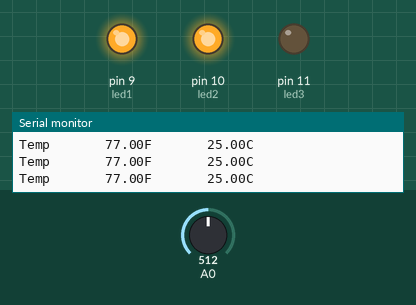
A sketch run on a simulated Arduino Uno, built with avr-gcc and run on an emulated ATmega328P. On the bench: output pins drawn as LEDs (lit = HIGH), the last lines printed to the serial monitor. Inputs (shaded band) come from the test bench; at power-on: A0 = 512.

Above: at 1.3 s.
1.4 s: A0 set to 535
At 2.3 s:
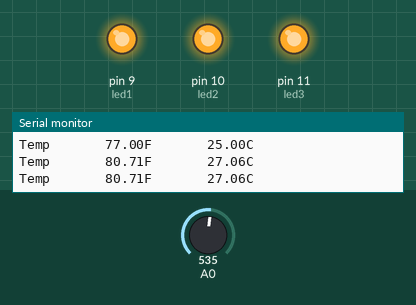
3.0 s: A0 set to 306
At 3.6 s:
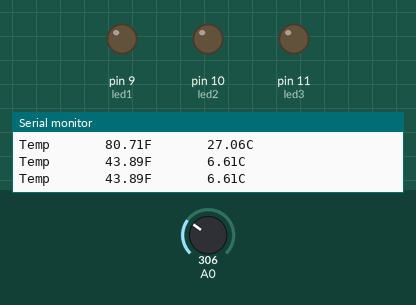
4.5 s: A0 set to 469
6.0 s: A0 set to 479
At 7.2 s:
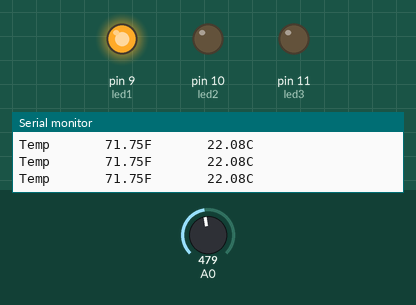
7.5 s: A0 set to 511
At 8.7 s:
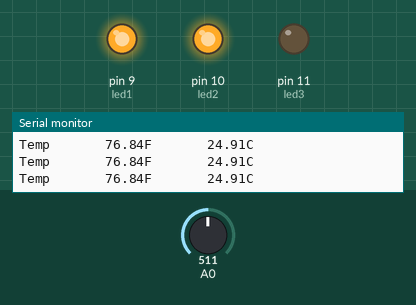
Timing chart, 0 to 10.0 s (numbered marks = the images above; inputs shaded):
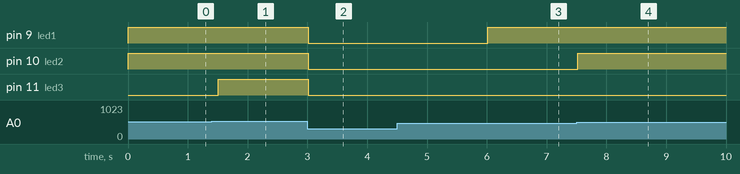

Measured:
- the behaviour switches between 523 and 524 on A0 (found by bisection; images 0 and 1)
- the behaviour switches between 478 and 479 on A0 (found by bisection; images 2 and 3)
- after the input at 1.4 s, pin 11 (led3): LOW → HIGH after 0.11 s
- after the input at 3.0 s, pin 9 (led1), pin 10 (led2), pin 11 (led3): HIGH → LOW at once
- after the input at 6.0 s, pin 9 (led1): LOW → HIGH at once
- after the input at 7.5 s, pin 10 (led2): LOW → HIGH at once

The sketch:

Temperature.ino
```cpp
int tempPin = 0;
int led1 = 9; // Assign LED pins
int led2 = 10;
int led3 = 11;

void setup()
{
  Serial.begin(9600);
  pinMode(led1, OUTPUT); // Set LED pins as output
  pinMode(led2, OUTPUT);
  pinMode(led3, OUTPUT);
}

void loop()
{
  double tempK = getTempInKelvin(tempPin);
  float tempC = tempK - 273.15;            // Convert Kelvin to Celsius
  float tempF = (tempC * 9.0) / 5.0 + 32.0; // Convert Celsius to Fahrenheit

  // Display Temperature
  Serial.print("Temp       ");
  Serial.print(tempF);
  Serial.print("F       ");
  Serial.print(tempC);
  Serial.println("C");

  // Control LEDs based on temperature
  if (tempC < 20) {
    // No LEDs
    digitalWrite(led1, LOW);
    digitalWrite(led2, LOW);
    digitalWrite(led3, LOW);
  } else if (tempC >= 22 && tempC <= 23) {
    // 1 LED
    digitalWrite(led1, HIGH);
    digitalWrite(led2, LOW);
    digitalWrite(led3, LOW);
  } else if (tempC >= 24 && tempC <= 25) {
    // 2 LEDs
    digitalWrite(led1, HIGH);
    digitalWrite(led2, HIGH);
    digitalWrite(led3, LOW);
  } else if (tempC >= 26) {
    // 3 LEDs
    digitalWrite(led1, HIGH);
    digitalWrite(led2, HIGH);
    digitalWrite(led3, HIGH);
  }

  delay(500);
}

double getTempInKelvin(int pin)
{
  int tempReading = analogRead(pin);
  double tempK = log(10000.0 * ((1024.0 / tempReading - 1)));
  tempK = 1 / (0.001129148 + (0.000234125 + (0.0000000876741 * tempK * tempK )) * tempK );       //  Temp Kelvin

  return tempK;
}
```
